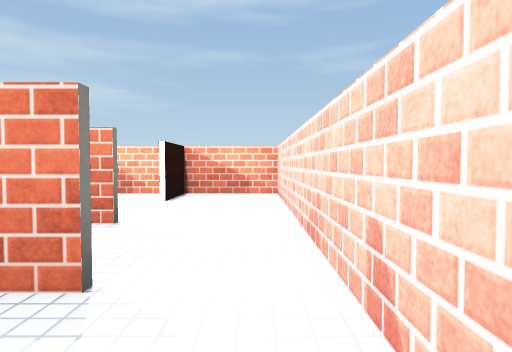
[1] (above)

13 first-person views from a walk through a scene from a Unity 3-D project. The camera is 0.61 m above the floor, tilts 2° down and sees 75° across. The floor is counted in squares, 1 m on a side. Each view is taken from the middle of a square. On the plan, view 1 faces up. The plan holds only what a view shows up to about 10 squares ahead; the rest is blank. Some surface patterns are stand-ins.

[2]
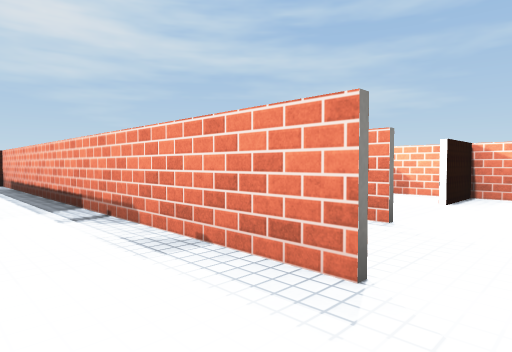

[3]
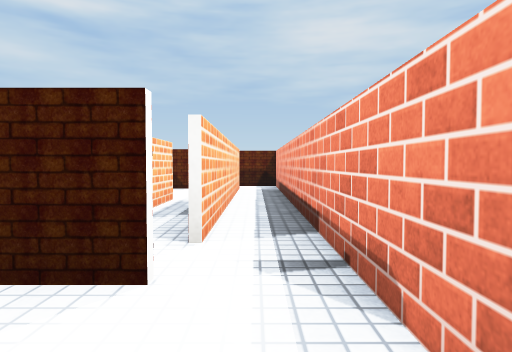

[4]
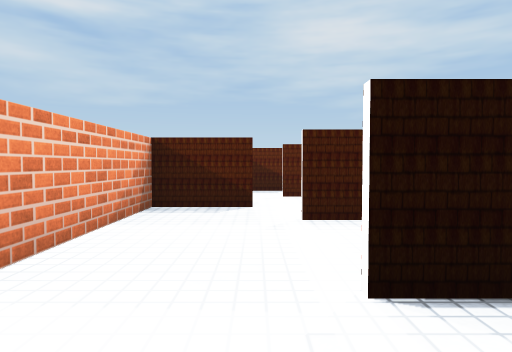

[5]
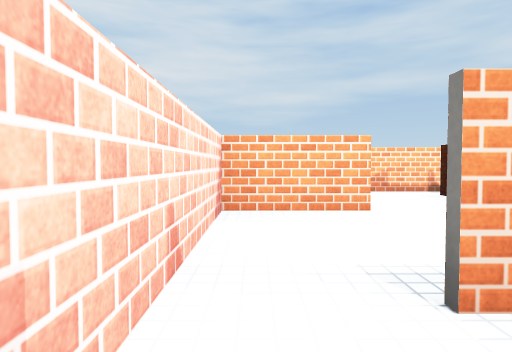

[6]
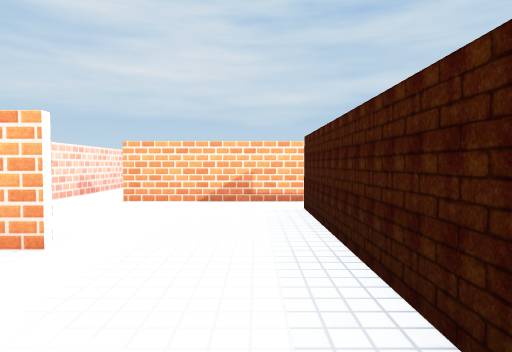

[7]
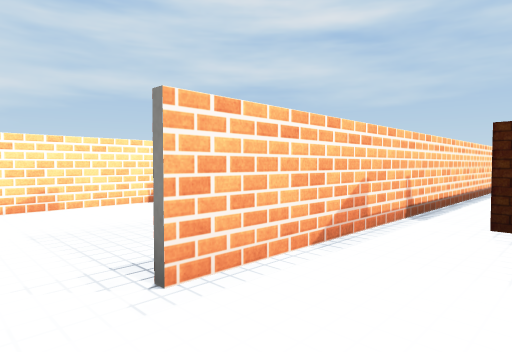

[8]
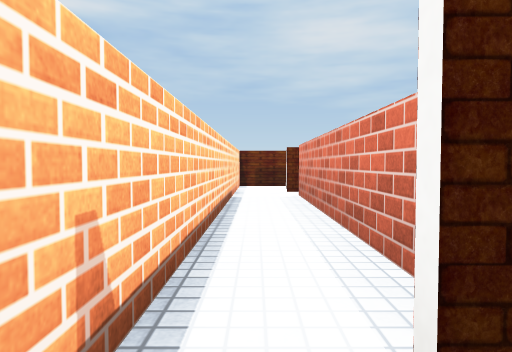

[9]
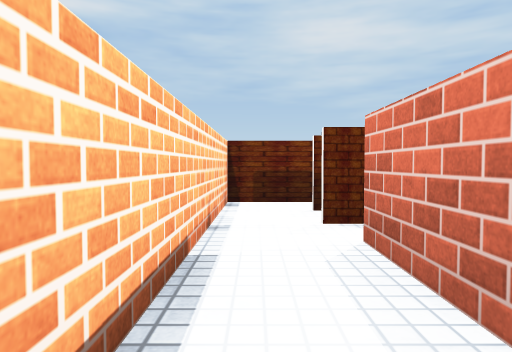

[10]
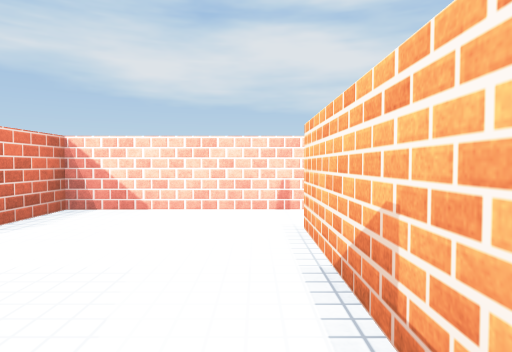

[11]
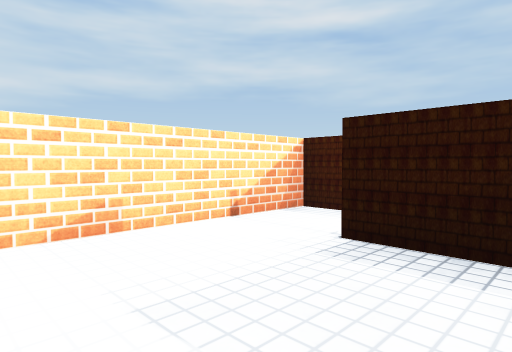

[12]
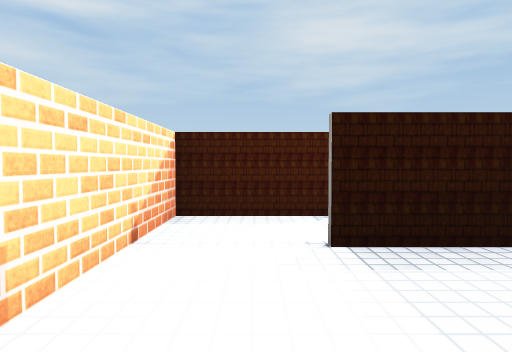

[13]
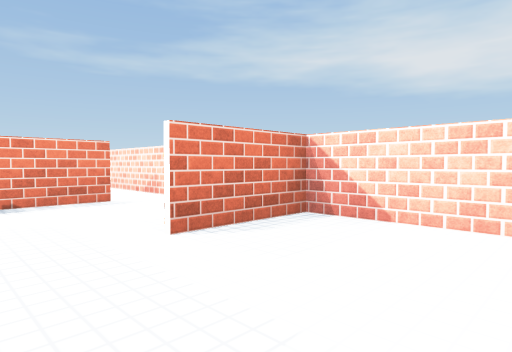

### Floor plan
Ten units are one square. View 1 is at (0, 0); x grows to the right and y downward. Boxes are objects, and circles mark ways between rooms. Rooms are numbered by the first view taken in them; rooms with no view inside come last. Other rooms are left out.
<svg viewBox="-129 -75 139 159">
<path fill="none" stroke="#000" d="M-20 -70 -30 -70M-37 -62 -37 -55M-48 -50 -48 -35 -19 -35M4 9 4 -70 -15 -70 -15 -55M-5 13 5 13M-37 -5 -37 5M-79 4 -66 4M-15 13 -5 13M-8 -16 -114 -16 -114 -5M-104 -6 -45 -6M-48 31 -96 31M-37 5 -37 38M4 46 4 9M5 15 -15 15M-124 30 -124 45 -8 45M-24 50 -24 65M4 78 4 46M-39 61 -39 79 -4 79"/>
<circle cx="-10" cy="-5" r="3" fill="#2a7"/>
<circle cx="-25" cy="10" r="3" fill="#2a7"/>
<circle cx="0" cy="50" r="3" fill="#2a7"/>
<text x="-10" y="-40">1</text>
<text x="-50" y="-10">2</text>
<text x="-30" y="30">3</text>
<text x="-10" y="60">4</text>
</svg>
Room 1 opens to room 2. Room 2 opens to room 3. Room 3 opens to room 4.

Where each view was taken, in squares from view 1:
view 1: 0 up, 0 right, facing up
view 2: 0 up, 0 right, facing up-left
view 3: 1 up, 2 left, facing left
view 4: 5 up, 0 right, facing left
view 5: 3 up, 0 right, facing down
view 6: 1 up, 3 left, facing down
view 7: 3 down, 0 right, facing down-left
view 8: 4 down, 3 left, facing left
view 9: 4 down, 7 left, facing left
view 10: 4 down, 4 left, facing right
view 11: 5 down, 0 right, facing down-left
view 12: 7 down, 0 right, facing left
view 13: 4 down, 3 left, facing up-right
